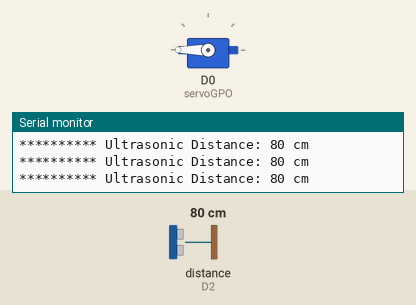
Recording of a sketch running on a simulated ESP8266 (NodeMCU). Parts: servo, the last lines printed to the serial monitor. Wiring (inferred from the names in the program): ultrasonic range finder: trigger D1; echo D2. Inputs (shaded band) come from the test bench; at power-on: distance to the obstacle (sensor on D2) 80 cm. The echo pulse lasts 58.3 µs per cm.

Above: at 1.2 s.
1.3 s: distance to the obstacle (sensor on D2) set to 11 cm
2.8 s: distance to the obstacle (sensor on D2) set to 8 cm
At 4.0 s:
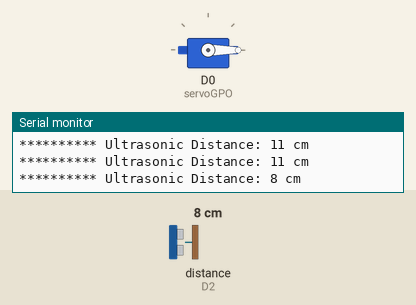
Timing chart, 0 to 8.5 s (numbered marks = the images above; inputs shaded):
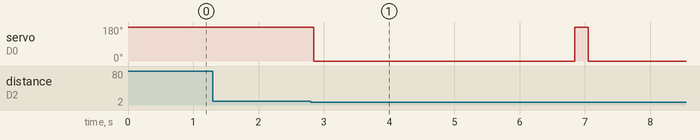

The sketch:

main.ino
```cpp
#include <Servo.h>

Servo servo;
#define servoGPO D0
#define trigGPO D1
#define echoGPO D2

void setup() {
  Serial.begin(9600);
  servo.attach(servoGPO);
  servo.write(180);

  pinMode(trigGPO, OUTPUT);
  pinMode(echoGPO, INPUT);
}

void loop() {
  long duration, distance;
  digitalWrite(trigGPO, LOW);
  delayMicroseconds(2);

  digitalWrite(trigGPO, HIGH);
  delayMicroseconds(10);

  digitalWrite(trigGPO, LOW);
  duration = pulseIn(echoGPO, HIGH);
  distance = (duration/2) / 29.1;
  Serial.print("********** Ultrasonic Distance: ");
  Serial.print(distance);
  Serial.println(" cm");

  if (distance < 10) {
    servo.write(0);
    delay(4000);
    servo.write(180);
  }

  delay(200);
}
```

Measured:
- the behaviour switches between 10 and 9 cm on distance to the obstacle (sensor on D2) (found by bisection; images 0 and 1)
- after the input at 2.8 s, servo on D0 (servoGPO): 180° → 0° after 0.05 s, → 180° 4.0 s later, → 0° 0.20 s later
